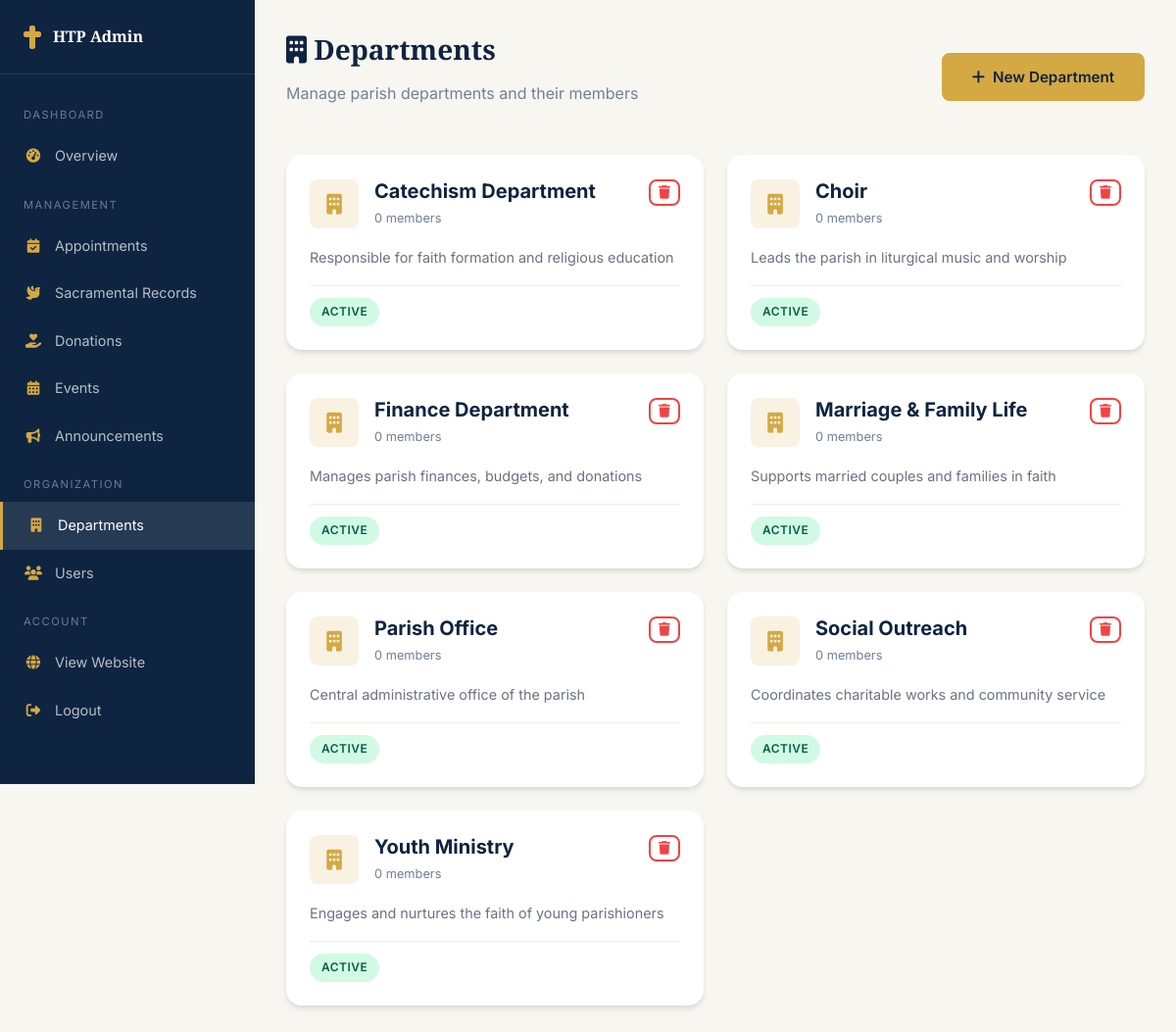
The app's page /admin/departments.php (signed in) with its own data.
### tables this page shows
CREATE TABLE departments (
    id INT AUTO_INCREMENT PRIMARY KEY,
    name VARCHAR(150) NOT NULL,
    slug VARCHAR(150) UNIQUE NOT NULL,
    description TEXT,
    head_user_id INT,
    email VARCHAR(255),
    phone VARCHAR(20),
    is_active TINYINT(1) DEFAULT 1,
    created_at TIMESTAMP DEFAULT CURRENT_TIMESTAMP,
    updated_at TIMESTAMP DEFAULT CURRENT_TIMESTAMP ON UPDATE CURRENT_TIMESTAMP,
    FOREIGN KEY (head_user_id) REFERENCES users(id) ON DELETE SET NULL
);

### config/database.php (called while the page is built, shortened)
<?php
class Database {
    private static $instance = null;
    private $connection;
    private function __construct() {
        try {
            $dsn = "mysql:host=" . DB_HOST . ";dbname=" . DB_NAME . ";charset=" . DB_CHARSET;
            $this->connection = new PDO($dsn, DB_USER, DB_PASS, [
                PDO::ATTR_ERRMODE => PDO::ERRMODE_EXCEPTION,
                PDO::ATTR_DEFAULT_FETCH_MODE => PDO::FETCH_ASSOC,
                PDO::ATTR_EMULATE_PREPARES => false,
            ]);
        } catch (PDOException $e) {
            error_log("Database connection failed: " . $e->getMessage());
            die("Database connection failed. Please try again later.");
        }
    }
    public static function getInstance() {
        if (self::$instance === null) {
            self::$instance = new self();
        }
        return self::$instance;
    }
    public function query($sql, $params = []) {
        $stmt = $this->connection->prepare($sql);
        $stmt->execute($params);
        return $stmt;
    }
    public function fetchAll($sql, $params = []) {
        return $this->query($sql, $params)->fetchAll();
    }
}

### config/app.php (called while the page is built, shortened)
<?php
require_once APP_ROOT . '/config/database.php';
function sanitize($input) {
    return htmlspecialchars(trim($input), ENT_QUOTES, 'UTF-8');
}

### admin/departments.php (the view, shortened to what this page needs)
<?php
require_once __DIR__ . '/../config/app.php';
$db = Database::getInstance();
$departments = $db->fetchAll(
    "SELECT d.*, u.first_name as head_first, u.last_name as head_last,
     (SELECT COUNT(*) FROM department_members WHERE department_id = d.id) as member_count
     FROM departments d LEFT JOIN users u ON d.head_user_id = u.id ORDER BY d.name"
);
?>
<!DOCTYPE html>
<html lang="en">
<head>
    <link rel="stylesheet" href="https://cdnjs.cloudflare.com/ajax/libs/font-awesome/6.5.1/css/all.min.css">
    <link rel="stylesheet" href="/holy-trinity/assets/css/style.css">
</head>
<body>
    <div class="dashboard-layout">
        <aside class="sidebar">
            <div class="sidebar-brand"><i class="fas fa-cross"></i><span>HTP Admin</span></div>
            <nav class="sidebar-menu">
                <div class="sidebar-section">Dashboard</div>
                <a href="/holy-trinity/admin/dashboard.php"><i class="fas fa-tachometer-alt"></i> Overview</a>
                <div class="sidebar-section">Management</div>
                <a href="/holy-trinity/admin/appointments.php"><i class="fas fa-calendar-check"></i> Appointments</a>
                <a href="/holy-trinity/admin/sacraments.php"><i class="fas fa-dove"></i> Sacramental Records</a>
                <a href="/holy-trinity/admin/donations.php"><i class="fas fa-hand-holding-heart"></i> Donations</a>
                <a href="/holy-trinity/admin/events.php"><i class="fas fa-calendar-alt"></i> Events</a>
                <a href="/holy-trinity/admin/announcements.php"><i class="fas fa-bullhorn"></i> Announcements</a>
                <div class="sidebar-section">Organization</div>
                <a href="/holy-trinity/admin/departments.php" class="active"><i class="fas fa-building"></i> Departments</a>
                <a href="/holy-trinity/admin/users.php"><i class="fas fa-users"></i> Users</a>
                <div class="sidebar-section">Account</div>
                <a href="/holy-trinity/index.php"><i class="fas fa-globe"></i> View Website</a>
                <a href="/holy-trinity/auth/logout.php"><i class="fas fa-sign-out-alt"></i> Logout</a>
            </nav>
        </aside>
        <div class="dashboard-main">
            <div class="dashboard-header">
                <div>
                    <h1><i class="fas fa-building"></i> Departments</h1>
                    <p class="text-muted">Manage parish departments and their members</p>
                </div>
                <button onclick="openModal('newDeptModal')" class="btn btn-primary"><i class="fas fa-plus"></i> New Department</button>
            </div>
            <div style="display:grid; grid-template-columns:repeat(auto-fit, minmax(320px, 1fr)); gap:1.5rem;">
                <?php foreach ($departments as $dept): ?>
                <div class="card">
                    <div class="card-body" style="padding:1.5rem;">
                        <div style="display:flex; justify-content:space-between; align-items:flex-start;">
                            <div style="display:flex; align-items:center; gap:1rem; margin-bottom:1rem;">
                                <div style="width:50px; height:50px; border-radius:var(--radius); background:rgba(212,168,67,0.15); display:flex; align-items:center; justify-content:center;">
                                    <i class="fas fa-building" style="font-size:1.3rem; color:var(--gold);"></i>
                                </div>
                                <div>
                                    <h4 style="margin-bottom:0; font-family:var(--font-body);"><?= sanitize($dept['name']) ?></h4>
                                    <span class="text-muted" style="font-size:0.8rem;"><?= $dept['member_count'] ?> members</span>
                                </div>
                            </div>
                            <form method="POST" onsubmit="return confirm('Delete this department?')">
                                <button class="btn btn-sm btn-outline" style="color:var(--error); border-color:var(--error); padding:0.3rem 0.5rem;"><i class="fas fa-trash"></i></button>
                            </form>
                        </div>
                        <p style="font-size:0.9rem; color:var(--gray); margin-bottom:0.75rem;"><?= sanitize(substr($dept['description'] ?? '', 0, 100)) ?></p>
                        <div style="display:flex; justify-content:space-between; align-items:center; margin-top:1rem; padding-top:0.75rem; border-top:1px solid var(--light-gray);">
                            <span class="badge badge-<?= $dept['is_active'] ? 'success' : 'error' ?>"><?= $dept['is_active'] ? 'Active' : 'Inactive' ?></span>
                        </div>
                    </div>
                </div>
                <?php endforeach; ?>
            </div>
        </div>
    </div>
</body>
</html>

### assets/css/style.css (style rules this page uses)
:root { --primary: #1a3a5c; --primary-dark: #0f2440; --primary-light: #2a5a8c; --secondary: #c9a84c; --secondary-light: #e0c76e; --accent: #8b1a1a; --accent-light: #b22222; --gold: #d4a843; --gold-light: #f0d68a; --white: #ffffff; --off-white: #f8f6f0; --light-gray: #f0ede6; --gray: #6b7280; --dark-gray: #374151; --dark: #1f2937; --text: #2d3748; --text-light: #718096; --success: #10b981; --warning: #f59e0b; --error: #ef4444; --info: #3b82f6; --shadow: 0 4px 6px -1px rgba(0,0,0,0.1), 0 2px 4px -1px rgba(0,0,0,0.06); --shadow-lg: 0 10px 25px -5px rgba(0,0,0,0.15), 0 8px 10px -6px rgba(0,0,0,0.1); --shadow-xl: 0 20px 40px -10px rgba(0,0,0,0.2); --radius: 8px; --radius-lg: 16px; --transition: all 0.3s ease; --font-heading: 'Cinzel', serif; --font-body: 'Inter', sans-serif; }
*, *::before, *::after { margin: 0; padding: 0; box-sizing: border-box; }
html { scroll-behavior: smooth; font-size: 16px; }
body { font-family: var(--font-body); color: var(--text); line-height: 1.7; background: var(--off-white); overflow-x: hidden; }
a { text-decoration: none; color: inherit; transition: var(--transition); }
h1, h2, h3, h4, h5, h6 { font-family: var(--font-heading); color: var(--primary-dark); line-height: 1.3; margin-bottom: 0.5em; }
h1 { font-size: 2.5rem; }
h4 { font-size: 1.25rem; }
p { margin-bottom: 1rem; }
.btn { display: inline-flex; align-items: center; gap: 0.5rem; padding: 0.8rem 1.8rem; font-family: var(--font-body); font-size: 0.95rem; font-weight: 600; border: 2px solid transparent; border-radius: var(--radius); cursor: pointer; transition: var(--transition); text-align: center; white-space: nowrap; }
.btn-primary { background: var(--gold); color: var(--primary-dark); border-color: var(--gold); }
.btn-outline { background: transparent; color: var(--primary); border-color: var(--primary); }
.btn-sm { padding: 0.5rem 1.2rem; font-size: 0.85rem; }
.card { background: var(--white); border-radius: var(--radius-lg); box-shadow: var(--shadow); overflow: hidden; transition: var(--transition); }
.card-body { padding: 1.5rem; }
.badge { display: inline-flex; align-items: center; padding: 0.25rem 0.75rem; font-size: 0.75rem; font-weight: 600; border-radius: 50px; text-transform: uppercase; letter-spacing: 0.5px; }
.badge-success { background: #d1fae5; color: #065f46; }
.dashboard-layout { display: grid; grid-template-columns: 260px 1fr; min-height: 100vh; }
.sidebar { background: var(--primary-dark); color: var(--white); padding: 1.5rem 0; position: sticky; top: 0; height: 100vh; overflow-y: auto; }
.sidebar-brand { padding: 0 1.5rem 1.5rem; border-bottom: 1px solid rgba(255,255,255,0.1); margin-bottom: 1rem; display: flex; align-items: center; gap: 0.75rem; }
.sidebar-brand i { font-size: 1.5rem; color: var(--gold); }
.sidebar-brand span { font-family: var(--font-heading); font-size: 1rem; font-weight: 600; }
.sidebar-menu a { display: flex; align-items: center; gap: 0.75rem; padding: 0.75rem 1.5rem; color: rgba(255,255,255,0.7); font-size: 0.9rem; transition: var(--transition); }
.sidebar-menu a:hover, .sidebar-menu a.active { background: rgba(255,255,255,0.1); color: var(--white); border-left: 3px solid var(--gold); }
.sidebar-menu a i { width: 20px; text-align: center; color: var(--gold); }
.sidebar-section { padding: 1rem 1.5rem 0.5rem; font-size: 0.7rem; text-transform: uppercase; letter-spacing: 1.5px; color: rgba(255,255,255,0.4); }
.dashboard-main { padding: 2rem; background: var(--off-white); }
.dashboard-header { display: flex; justify-content: space-between; align-items: center; margin-bottom: 2rem; }
.dashboard-header h1 { font-size: 1.75rem; }
.text-muted { color: var(--text-light); }

### records on screen
departments: name "Catechism Department", member_count "0", description "Responsible for faith formation and religious education", is_active "ACTIVE"
departments: name "Choir", member_count "0", description "Leads the parish in liturgical music and worship", is_active "ACTIVE"
departments: name "Finance Department", member_count "0", description "Manages parish finances, budgets, and donations", is_active "ACTIVE"
departments: name "Marriage & Family Life", member_count "0", description "Supports married couples and families in faith", is_active "ACTIVE"
departments: name "Parish Office", member_count "0", description "Central administrative office of the parish", is_active "ACTIVE"
departments: name "Social Outreach", member_count "0", description "Coordinates charitable works and community service", is_active "ACTIVE"
departments: name "Youth Ministry", member_count "0", description "Engages and nurtures the faith of young parishioners", is_active "ACTIVE"
